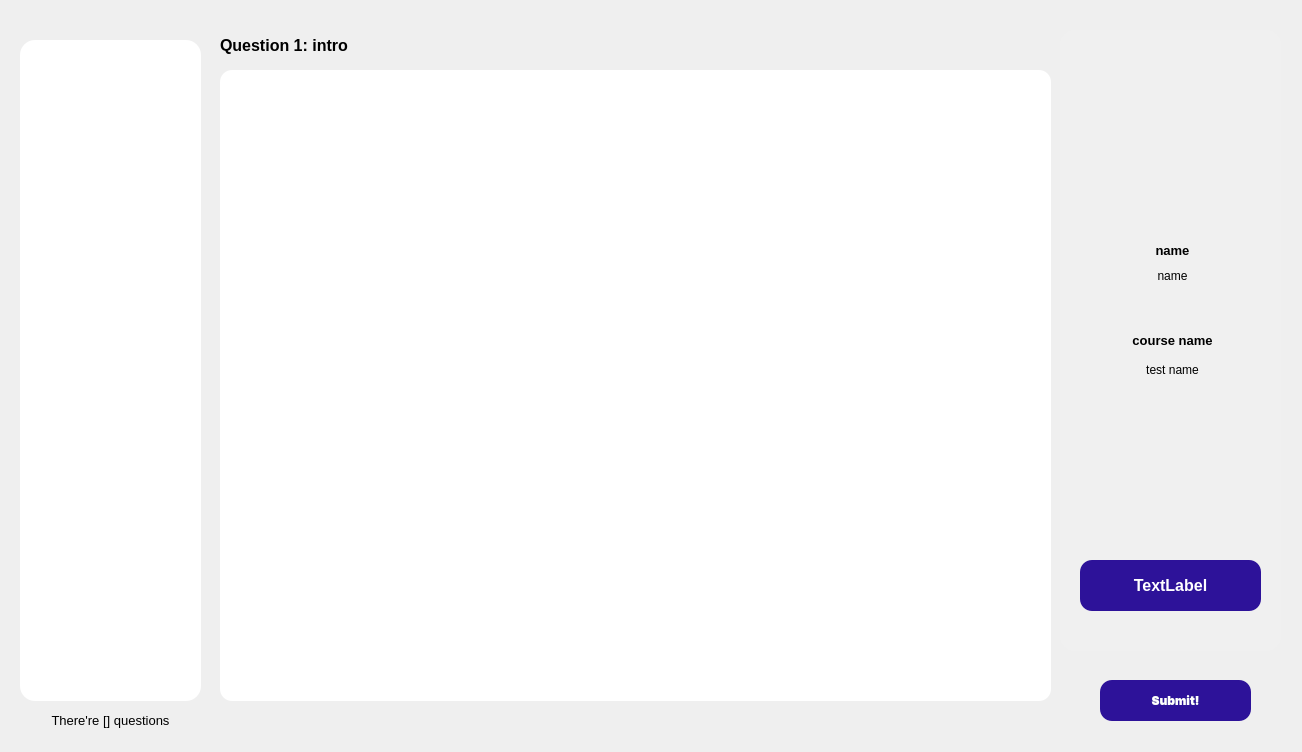
<?xml version="1.0" encoding="UTF-8"?>
<ui version="4.0">
 <class>TestPage</class>
 <widget class="QWidget" name="TestPage">
  <property name="windowModality">
   <enum>Qt::ApplicationModal</enum>
  </property>
  <property name="geometry">
   <rect>
    <x>0</x>
    <y>0</y>
    <width>1302</width>
    <height>752</height>
   </rect>
  </property>
  <property name="windowTitle">
   <string>Form</string>
  </property>
  <property name="styleSheet">
   <string notr="true"/>
  </property>
  <widget class="QStackedWidget" name="stackedWidget_2">
   <property name="geometry">
    <rect>
     <x>0</x>
     <y>0</y>
     <width>1301</width>
     <height>752</height>
    </rect>
   </property>
   <widget class="QWidget" name="page_3">
    <widget class="QStackedWidget" name="questionSlideShow">
     <property name="geometry">
      <rect>
       <x>220</x>
       <y>70</y>
       <width>831</width>
       <height>631</height>
      </rect>
     </property>
     <property name="styleSheet">
      <string notr="true">QWidget {
	background-color: #fff;
	border-radius: 12px;
}</string>
     </property>
    </widget>
    <widget class="QFrame" name="questionChooser">
     <property name="geometry">
      <rect>
       <x>20</x>
       <y>40</y>
       <width>181</width>
       <height>661</height>
      </rect>
     </property>
     <property name="styleSheet">
      <string notr="true">QFrame {
	background-color: #fff;
	border-radius: 15px;
	border: 0px;
}</string>
     </property>
     <property name="frameShape">
      <enum>QFrame::StyledPanel</enum>
     </property>
     <property name="frameShadow">
      <enum>QFrame::Raised</enum>
     </property>
    </widget>
    <widget class="QLabel" name="label_2">
     <property name="geometry">
      <rect>
       <x>20</x>
       <y>710</y>
       <width>181</width>
       <height>20</height>
      </rect>
     </property>
     <property name="font">
      <font>
       <pointsize>10</pointsize>
      </font>
     </property>
     <property name="text">
      <string>There're [] questions</string>
     </property>
     <property name="alignment">
      <set>Qt::AlignCenter</set>
     </property>
    </widget>
    <widget class="QPushButton" name="pushButton">
     <property name="geometry">
      <rect>
       <x>1100</x>
       <y>680</y>
       <width>151</width>
       <height>41</height>
      </rect>
     </property>
     <property name="styleSheet">
      <string notr="true"> QPushButton {
	background-color: rgb(45, 18, 153);
   border-radius: 12px;  
   color: #fff;
   font-family: Inter,sans-serif;
   font-size: 1.2rem;
   font-weight: 700;
   line-height: 1;
   margin: 0;
   outline: none;
   padding: 1rem 1.2rem;
   text-align: center;
   text-decoration: none;
   white-space: nowrap;
   border: 0;
 }

QPushButton:hover:!pressed
{
	background-color: rgb(75, 45, 170);
	border: 1.5px solid rgb(75, 45, 170);
}

QPushButton:hover {
	border: 1.5px;	
}</string>
     </property>
     <property name="text">
      <string>Submit!</string>
     </property>
    </widget>
    <widget class="QFrame" name="rightSideBar">
     <property name="geometry">
      <rect>
       <x>1060</x>
       <y>30</y>
       <width>221</width>
       <height>621</height>
      </rect>
     </property>
     <property name="styleSheet">
      <string notr="true">QFrame {
	background-color: rgba(240, 240, 240, 255);
	border-radius: 15px;
}</string>
     </property>
     <property name="frameShape">
      <enum>QFrame::StyledPanel</enum>
     </property>
     <property name="frameShadow">
      <enum>QFrame::Raised</enum>
     </property>
     <widget class="QLabel" name="name">
      <property name="geometry">
       <rect>
        <x>32</x>
        <y>210</y>
        <width>161</width>
        <height>20</height>
       </rect>
      </property>
      <property name="font">
       <font>
        <pointsize>10</pointsize>
        <bold>true</bold>
       </font>
      </property>
      <property name="text">
       <string>name</string>
      </property>
      <property name="alignment">
       <set>Qt::AlignCenter</set>
      </property>
     </widget>
     <widget class="QLabel" name="avtLbl">
      <property name="geometry">
       <rect>
        <x>40</x>
        <y>20</y>
        <width>151</width>
        <height>151</height>
       </rect>
      </property>
      <property name="text">
       <string/>
      </property>
     </widget>
     <widget class="QLabel" name="role">
      <property name="geometry">
       <rect>
        <x>32</x>
        <y>236</y>
        <width>161</width>
        <height>20</height>
       </rect>
      </property>
      <property name="text">
       <string>name</string>
      </property>
      <property name="alignment">
       <set>Qt::AlignCenter</set>
      </property>
     </widget>
     <widget class="Line" name="line">
      <property name="geometry">
       <rect>
        <x>50</x>
        <y>290</y>
        <width>118</width>
        <height>3</height>
       </rect>
      </property>
      <property name="lineWidth">
       <number>1</number>
      </property>
      <property name="orientation">
       <enum>Qt::Horizontal</enum>
      </property>
     </widget>
     <widget class="QLabel" name="courseName">
      <property name="geometry">
       <rect>
        <x>32</x>
        <y>300</y>
        <width>161</width>
        <height>20</height>
       </rect>
      </property>
      <property name="font">
       <font>
        <pointsize>10</pointsize>
        <bold>true</bold>
       </font>
      </property>
      <property name="text">
       <string>course name</string>
      </property>
      <property name="alignment">
       <set>Qt::AlignCenter</set>
      </property>
     </widget>
     <widget class="QLabel" name="test">
      <property name="geometry">
       <rect>
        <x>32</x>
        <y>330</y>
        <width>161</width>
        <height>20</height>
       </rect>
      </property>
      <property name="text">
       <string>test name</string>
      </property>
      <property name="alignment">
       <set>Qt::AlignCenter</set>
      </property>
     </widget>
     <widget class="QLabel" name="timer">
      <property name="geometry">
       <rect>
        <x>20</x>
        <y>530</y>
        <width>181</width>
        <height>51</height>
       </rect>
      </property>
      <property name="font">
       <font>
        <pointsize>12</pointsize>
        <bold>true</bold>
       </font>
      </property>
      <property name="styleSheet">
       <string notr="true">QLabel {
	background-color: rgb(45, 18, 153);
   	border-radius: 12px;  
	color: #fff;
}</string>
      </property>
      <property name="text">
       <string>TextLabel</string>
      </property>
      <property name="alignment">
       <set>Qt::AlignCenter</set>
      </property>
     </widget>
    </widget>
    <widget class="QLabel" name="questionTag">
     <property name="geometry">
      <rect>
       <x>220</x>
       <y>30</y>
       <width>821</width>
       <height>31</height>
      </rect>
     </property>
     <property name="font">
      <font>
       <pointsize>12</pointsize>
       <bold>true</bold>
      </font>
     </property>
     <property name="text">
      <string>Question 1: intro</string>
     </property>
    </widget>
    <zorder>label_2</zorder>
    <zorder>pushButton</zorder>
    <zorder>rightSideBar</zorder>
    <zorder>questionChooser</zorder>
    <zorder>questionSlideShow</zorder>
    <zorder>questionTag</zorder>
   </widget>
  </widget>
 </widget>
 <resources/>
 <connections/>
</ui>
